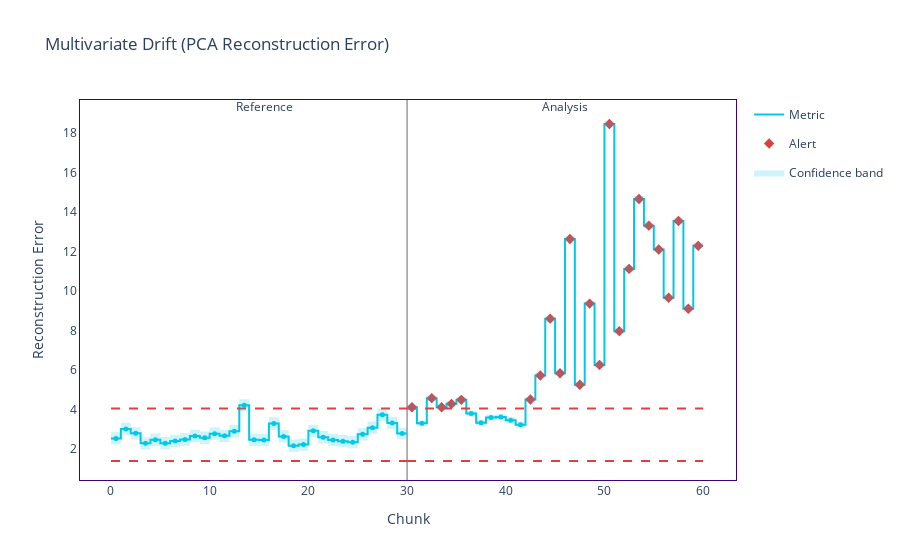

Notebook code cell kept with this figure:
### Code cell
figure

### Figure 1 — Plotly figure (JSON) as saved in the notebook; plotly's stock layout.template omitted (floating-point values rounded to 4 significant figures; data arrays with more than 128 entries replaced by an {"elided": "..."} marker saying what was removed)
{"data": [{"hoverinfo": "skip", "legendgroup": "metric_reference", "line": {"color": "#00c8e5", "shape": "hv", "width": 2}, "mode": "lines", "name": "Metric", "showlegend": true, "type": "scatter", "x": [0, 1, 2, 3, 4, 5, 6, 7, 8, 9, 10, 11, 12, 13, 14, 15, 16, 17, 18, 19, 20, 21, 22, 23, 24, 25, 26, 27, 28, 29, 30], "y": [2.548, 3.022, 2.803, 2.297, 2.48, 2.304, 2.421, 2.491, 2.673, 2.579, 2.788, 2.676, 2.908, 4.219, 2.477, 2.469, 3.301, 2.648, 2.18, 2.234, 2.928, 2.606, 2.47, 2.408, 2.356, 2.755, 3.092, 3.738, 3.328, 2.798, 2.798]}, {"customdata": {"elided": "30x7 mixed values"}, "hovertemplate": "%{customdata[1]} &nbsp; &nbsp; %{customdata[2]} <br />Chunk: <b>%{customdata[3]}</b> &nbsp; &nbsp; %{customdata[4]} <br />%{customdata[0]}: <b>%{customdata[5]}</b><br />Confidence band: +/- <b>%{customdata[6]}</b><br /><extra></extra>", "legendgroup": "metric_reference", "marker": {"color": "#00c8e5", "size": 5, "symbol": "circle"}, "mode": "markers", "name": "Metric", "showlegend": false, "type": "scatter", "x": [0.5, 1.5, 2.5, 3.5, 4.5, 5.5, 6.5, 7.5, 8.5, 9.5, 10.5, 11.5, 12.5, 13.5, 14.5, 15.5, 16.5, 17.5, 18.5, 19.5, 20.5, 21.5, 22.5, 23.5, 24.5, 25.5, 26.5, 27.5, 28.5, 29.5], "y": [2.548, 3.022, 2.803, 2.297, 2.48, 2.304, 2.421, 2.491, 2.673, 2.579, 2.788, 2.676, 2.908, 4.219, 2.477, 2.469, 3.301, 2.648, 2.18, 2.234, 2.928, 2.606, 2.47, 2.408, 2.356, 2.755, 3.092, 3.738, 3.328, 2.798, 2.798]}, {"hoverinfo": "skip", "legendgroup": "metric_analysis", "line": {"color": "#00c8e5", "shape": "hv", "width": 2}, "mode": "lines", "name": "Metric", "showlegend": false, "type": "scatter", "x": [30, 31, 32, 33, 34, 35, 36, 37, 38, 39, 40, 41, 42, 43, 44, 45, 46, 47, 48, 49, 50, 51, 52, 53, 54, 55, 56, 57, 58, 59, 60], "y": [4.124, 3.312, 4.583, 4.12, 4.296, 4.496, 3.812, 3.338, 3.61, 3.627, 3.468, 3.239, 4.515, 5.73, 8.601, 5.845, 12.63, 5.259, 9.363, 6.264, 18.44, 7.97, 11.12, 14.65, 13.3, 12.09, 9.656, 13.54, 9.1, 12.28, 12.28]}, {"customdata": {"elided": "30x7 mixed values"}, "hovertemplate": "%{customdata[1]} &nbsp; &nbsp; %{customdata[2]} <br />Chunk: <b>%{customdata[3]}</b> &nbsp; &nbsp; %{customdata[4]} <br />%{customdata[0]}: <b>%{customdata[5]}</b><br />Confidence band: +/- <b>%{customdata[6]}</b><br /><extra></extra>", "legendgroup": "metric_analysis", "marker": {"color": "#00c8e5", "size": 5, "symbol": "circle"}, "mode": "markers", "name": "Metric", "showlegend": false, "type": "scatter", "x": [30.5, 31.5, 32.5, 33.5, 34.5, 35.5, 36.5, 37.5, 38.5, 39.5, 40.5, 41.5, 42.5, 43.5, 44.5, 45.5, 46.5, 47.5, 48.5, 49.5, 50.5, 51.5, 52.5, 53.5, 54.5, 55.5, 56.5, 57.5, 58.5, 59.5], "y": [4.124, 3.312, 4.583, 4.12, 4.296, 4.496, 3.812, 3.338, 3.61, 3.627, 3.468, 3.239, 4.515, 5.73, 8.601, 5.845, 12.63, 5.259, 9.363, 6.264, 18.44, 7.97, 11.12, 14.65, 13.3, 12.09, 9.656, 13.54, 9.1, 12.28, 12.28]}, {"hoverinfo": "skip", "legendgroup": "alert", "marker": {"color": "#DD4040", "size": 8, "symbol": "diamond"}, "mode": "markers", "name": "Alert", "showlegend": true, "type": "scatter", "x": [30.5, 32.5, 33.5, 34.5, 35.5, 42.5, 43.5, 44.5, 45.5, 46.5, 47.5, 48.5, 49.5, 50.5, 51.5, 52.5, 53.5, 54.5, 55.5, 56.5, 57.5, 58.5, 59.5], "y": [4.124, 4.583, 4.12, 4.296, 4.496, 4.515, 5.73, 8.601, 5.845, 12.63, 5.259, 9.363, 6.264, 18.44, 7.97, 11.12, 14.65, 13.3, 12.09, 9.656, 13.54, 9.1, 12.28]}, {"hoverinfo": "skip", "legendgroup": "thresh", "line": {"color": "#DD4040", "dash": "dash", "width": 2}, "mode": "lines", "name": "Threshold", "showlegend": false, "type": "scatter", "x": [0, 1, 2, 3, 4, 5, 6, 7, 8, 9, 10, 11, 12, 13, 14, 15, 16, 17, 18, 19, 20, 21, 22, 23, 24, 25, 26, 27, 28, 29, 30], "y": [4.061, 4.061, 4.061, 4.061, 4.061, 4.061, 4.061, 4.061, 4.061, 4.061, 4.061, 4.061, 4.061, 4.061, 4.061, 4.061, 4.061, 4.061, 4.061, 4.061, 4.061, 4.061, 4.061, 4.061, 4.061, 4.061, 4.061, 4.061, 4.061, 4.061, 4.061]}, {"hoverinfo": "skip", "legendgroup": "thresh", "line": {"color": "#DD4040", "dash": "dash", "width": 2}, "mode": "lines", "name": "Threshold", "showlegend": false, "type": "scatter", "x": [0, 1, 2, 3, 4, 5, 6, 7, 8, 9, 10, 11, 12, 13, 14, 15, 16, 17, 18, 19, 20, 21, 22, 23, 24, 25, 26, 27, 28, 29, 30], "y": [1.405, 1.405, 1.405, 1.405, 1.405, 1.405, 1.405, 1.405, 1.405, 1.405, 1.405, 1.405, 1.405, 1.405, 1.405, 1.405, 1.405, 1.405, 1.405, 1.405, 1.405, 1.405, 1.405, 1.405, 1.405, 1.405, 1.405, 1.405, 1.405, 1.405, 1.405]}, {"hoverinfo": "skip", "legendgroup": "thresh", "line": {"color": "#DD4040", "dash": "dash", "width": 2}, "mode": "lines", "name": "Threshold", "showlegend": false, "type": "scatter", "x": [30, 31, 32, 33, 34, 35, 36, 37, 38, 39, 40, 41, 42, 43, 44, 45, 46, 47, 48, 49, 50, 51, 52, 53, 54, 55, 56, 57, 58, 59, 60], "y": [4.061, 4.061, 4.061, 4.061, 4.061, 4.061, 4.061, 4.061, 4.061, 4.061, 4.061, 4.061, 4.061, 4.061, 4.061, 4.061, 4.061, 4.061, 4.061, 4.061, 4.061, 4.061, 4.061, 4.061, 4.061, 4.061, 4.061, 4.061, 4.061, 4.061, 4.061]}, {"hoverinfo": "skip", "legendgroup": "thresh", "line": {"color": "#DD4040", "dash": "dash", "width": 2}, "mode": "lines", "name": "Threshold", "showlegend": false, "type": "scatter", "x": [30, 31, 32, 33, 34, 35, 36, 37, 38, 39, 40, 41, 42, 43, 44, 45, 46, 47, 48, 49, 50, 51, 52, 53, 54, 55, 56, 57, 58, 59, 60], "y": [1.405, 1.405, 1.405, 1.405, 1.405, 1.405, 1.405, 1.405, 1.405, 1.405, 1.405, 1.405, 1.405, 1.405, 1.405, 1.405, 1.405, 1.405, 1.405, 1.405, 1.405, 1.405, 1.405, 1.405, 1.405, 1.405, 1.405, 1.405, 1.405, 1.405, 1.405]}, {"hoverinfo": "skip", "line": {"color": "rgba(0, 0, 0, 0)", "shape": "hv"}, "mode": "lines", "name": "Confidence band", "showlegend": false, "type": "scatter", "x": [0, 1, 2, 3, 4, 5, 6, 7, 8, 9, 10, 11, 12, 13, 14, 15, 16, 17, 18, 19, 20, 21, 22, 23, 24, 25, 26, 27, 28, 29, 30], "y": [2.86, 3.334, 3.115, 2.609, 2.792, 2.616, 2.733, 2.803, 2.986, 2.891, 3.1, 2.988, 3.22, 4.531, 2.789, 2.781, 3.614, 2.96, 2.492, 2.546, 3.241, 2.918, 2.783, 2.72, 2.668, 3.067, 3.404, 4.05, 3.64, 3.093, 3.093]}, {"fill": "tonexty", "fillcolor": "rgba(0, 200, 229, 0.2)", "hoverinfo": "skip", "line": {"color": "rgba(0, 0, 0, 0)", "shape": "hv"}, "mode": "lines", "name": "Confidence band", "showlegend": true, "type": "scatter", "x": [0, 1, 2, 3, 4, 5, 6, 7, 8, 9, 10, 11, 12, 13, 14, 15, 16, 17, 18, 19, 20, 21, 22, 23, 24, 25, 26, 27, 28, 29, 30], "y": [2.235, 2.71, 2.491, 1.985, 2.167, 1.992, 2.108, 2.179, 2.361, 2.267, 2.476, 2.363, 2.596, 3.907, 2.165, 2.157, 2.989, 2.336, 1.868, 1.922, 2.616, 2.294, 2.158, 2.096, 2.044, 2.443, 2.78, 3.426, 3.016, 2.503, 2.503]}, {"hoverinfo": "skip", "line": {"color": "rgba(0, 0, 0, 0)", "shape": "hv"}, "mode": "lines", "name": "Confidence band", "showlegend": false, "type": "scatter", "x": [30, 31, 32, 33, 34, 35, 36, 37, 38, 39, 40, 41, 42, 43, 44, 45, 46, 47, 48, 49, 50, 51, 52, 53, 54, 55, 56, 57, 58, 59, 60], "y": [4.268, 3.456, 4.726, 4.263, 4.439, 4.64, 3.956, 3.481, 3.754, 3.771, 3.612, 3.382, 4.659, 5.874, 8.745, 5.988, 12.77, 5.403, 9.507, 6.408, 18.59, 8.114, 11.26, 14.8, 13.45, 12.24, 9.8, 13.68, 9.244, 12.43, 12.43]}, {"fill": "tonexty", "fillcolor": "rgba(0, 200, 229, 0.2)", "hoverinfo": "skip", "line": {"color": "rgba(0, 0, 0, 0)", "shape": "hv"}, "mode": "lines", "name": "Confidence band", "showlegend": false, "type": "scatter", "x": [30, 31, 32, 33, 34, 35, 36, 37, 38, 39, 40, 41, 42, 43, 44, 45, 46, 47, 48, 49, 50, 51, 52, 53, 54, 55, 56, 57, 58, 59, 60], "y": [3.98, 3.168, 4.439, 3.976, 4.152, 4.352, 3.668, 3.194, 3.466, 3.483, 3.324, 3.095, 4.372, 5.586, 8.457, 5.701, 12.48, 5.116, 9.219, 6.121, 18.3, 7.826, 10.97, 14.51, 13.16, 11.95, 9.512, 13.39, 8.957, 12.14, 12.14]}], "layout": {"annotations": [{"showarrow": false, "text": "Reference", "x": 14.5, "xshift": 10, "y": 1.01, "yref": "y domain"}, {"showarrow": false, "text": "Analysis", "x": 44.5, "xshift": 15, "y": 1.01, "yref": "y domain"}], "autosize": true, "hoverlabel": {"bgcolor": "white", "font": {"size": 14}}, "legend": {"itemclick": false, "itemdoubleclick": false, "traceorder": "grouped"}, "paper_bgcolor": "rgba(255,255,255,1)", "plot_bgcolor": "rgba(255,255,255,1)", "shapes": [{"layer": "below", "line": {"color": "#666666", "width": 1}, "type": "line", "x0": 30, "x1": 30, "xref": "x", "y0": 0, "y1": 1, "yref": "y domain"}], "title": {"text": "Multivariate Drift (PCA Reconstruction Error)"}, "xaxis": {"autorange": true, "linecolor": "#3b0280", "matches": "x", "mirror": true, "range": [-3.057, 63.2], "showgrid": false, "title": {"text": "Chunk"}, "type": "linear", "zeroline": false}, "yaxis": {"autorange": true, "linecolor": "#3b0280", "mirror": true, "range": [0.4285, 19.96], "showgrid": false, "title": {"text": "Reconstruction Error"}, "type": "linear", "zeroline": false}}}
